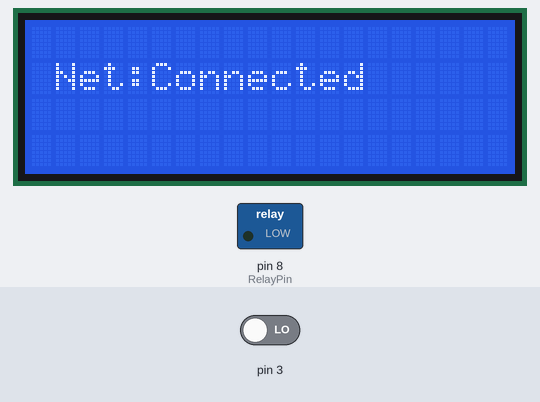
A sketch run on a simulated Arduino Uno, built with avr-gcc and run on an emulated ATmega328P. Shown: 20×4 character LCD, switched loads named in the sketch (green lamp = pin HIGH). The inputs (shaded band) are chosen by the test bench; at power-on: pin 3 LOW. WiFi joins after 1.5 s; servers stay silent unless stated; the local clock reads 2024-03-15 10:24:30 at power-on unless the sketch sets it; what the sketch prints to the serial monitor is not drawn.

Above: at 1.6 s.
At 3.7 s:
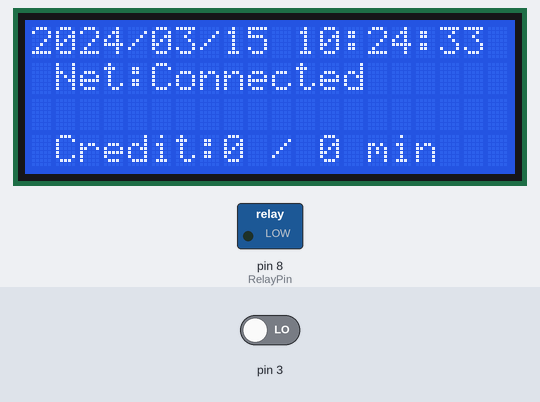
3.8 s: pin 3 driven HIGH
At 5.0 s:
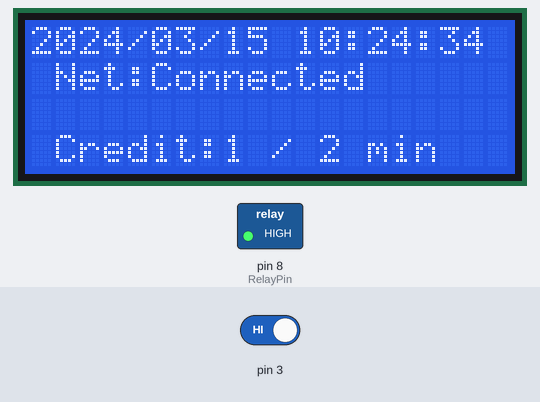
Timing chart, 0 to 6.8 s (numbered marks = the images above; inputs shaded):
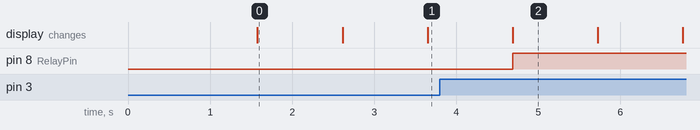

Measured:
- after the input at 3.8 s, pin 8 (RelayPin): LOW → HIGH after 0.89 s
- what the display in image 0 shows lasts 1.0 s, from 1.6 s to 2.6 s

The sketch:

Coin_Test52.ino
```cpp
#include <DS1307RTC.h>
#include <Time.h>
#include <Ethernet.h>

#include <Wire.h>
#include <LiquidCrystal_I2C.h>

#define CoinMinute 2

#define RelayPin 8
#define turnon HIGH
#define turnoff LOW
boolean PowerStatus = false ;
//=======================

// Local Network Settings
byte mac[] = {
  0xAA, 0xBB, 0xCC, 0xDD, 0xEE, 0xFF
};
IPAddress ip(192, 168, 2, 200);     //fix ip
IPAddress dnServer(168, 95, 1, 1);    //dns server ip
// the router's gateway address:
IPAddress gateway(192, 168, 2, 1);      //inet gateway ip
// the subnet:
IPAddress subnet(255, 255, 255, 0);

// ThingSpeak Settings
byte server[]  = { 184, 106, 153, 149 }; // IP Address for the ThingSpeak API
const int updateInterval = 2000;        // Time interval in milliseconds to update ThingSpeak
EthernetClient client ;


// Variable Setup
long lastConnectionTime = 0;
boolean lastConnected = false;
int resetCounter = 0;
boolean InternetOK = false ;
// Initialize Arduino Ethernet Client
// ThingSpeak Settings
String writeAPIKey = "F86O9SXIVV6N3VGW ";    // Write API Key for a ThingSpeak Channel


//=================

//  ===========  use time variable
int UseSecond = 0 ;
int UseMinute = 0 ;

LiquidCrystal_I2C lcd(0x27, 20, 4); // set the LCD address to 0x27 for a 16 chars and 2 line display


int coinnum = 0 ;
tmElements_t tm;
int TotalCoin = 0 ;
int CoinTime = 0 ;

void setup()
{
  Serial.begin(9600);
  lcd.init();                      // initialize the lcd

  // Print a message to the LCD.
  lcd.backlight();
  pinMode(RelayPin, OUTPUT);
  digitalWrite(RelayPin, turnoff) ;
  attachInterrupt(1, addcoin, RISING);
  //attachInterrupt(1, addcoin, CHANGE);
  // start the Ethernet connection:
  if (Ethernet.begin(mac) == 0) {
    Serial.println("Failed to configure Ethernet using DHCP");
    // no point in carrying on, so do nothing forevermore:
    // try to congifure using IP address instead of DHCP:
        Ethernet.begin(mac, ip, dnServer, gateway, subnet);
        InternetOK = false ;

  }
  else
  {
     InternetOK = true ;
     // give the Ethernet shield a second to initialize:

        Serial.println("connecting...");
  }
     ShowNetworkStatus(InternetOK) ;
  delay(1000);
}

void loop()
{
  // 將游標設到 　第一行, 　第二列
  // (注意: 　第二列第五行，因為是從 0 開始數起):
 // lcd.setCursor(5, 2);
  // 列印 Arduino 重開之後經過的秒數
 // lcd.print(millis() / 1000);
  getDateTime() ;
  LCDDateTime() ;
  LCDCoin(TotalCoin, CoinTime) ;
  CheckStatus() ;
  if (PowerStatus)
  {
    //        UseSecond = UseSecond + 15 ;
    UseSecond ++ ;
    CheckUseTIme() ;
  }
  delay(1000);
}

void addcoin()
{
  TotalCoin ++ ;
  CoinTime = CoinTime + CoinMinute ;
 // LCDShowStatus("New Coins") ;
 // delay(1000);
  if (InternetOK)
  {
        updateThingSpeak("field1=" + StrDate() + "&field2=" + StrTime() + "&field3=" + "1" + "&field4=" + CoinMinute);
        Serial.println("Update thingspeak is ok");
    //    LCDShowStatus("Update Data to IOT") ;
  }
}

String  print2digits(int number) {
  String ttt ;
  if (number >= 0 && number < 10)
  {
    ttt = String("0") + String(number);
  }
  else
  {
    ttt = String(number);
  }
  return ttt ;
}

String  print4digits(int number) {
  String ttt ;
  ttt = String(number);
  return ttt ;
}


String  StrDate() {
  String ttt ;
  ttt = print4digits(tmYearToCalendar(tm.Year)) + "/" + print2digits(tm.Month) + "/" + print2digits(tm.Day) ;
  return ttt ;
}

String  StrTime() {
  String ttt ;
  ttt = print2digits(tm.Hour) + ":" + print2digits(tm.Minute) + ":" + print2digits(tm.Second) ;
  return ttt ;
}

boolean  getDateTime()
{ if (RTC.read(tm))
    return true ;
  else
    return false ;
}

void LCDDateTime()
{
  lcd.setCursor(0, 0);
  lcd.print(StrDate());
  lcd.setCursor(11, 0);
  lcd.print(StrTime());

}

void LCDCoin(int c1, int c2)
{
  lcd.setCursor(1, 3);
  lcd.print("Credit:");
  lcd.print(c1);
  lcd.print(" / ") ;
  lcd.print(c2);
  lcd.print(" min");

  Serial.println(coinnum);

}

void CheckStatus()
{
  if (!PowerStatus  && ( CoinTime > 0 ) )
  {
    // UseSecond ++ ;
    PowerStatus = true ;
    digitalWrite(RelayPin, turnon);
    Serial.println("Now Turn On Power") ;
  }
  if (PowerStatus  && ( CoinTime <= 0 ) )
  {
    CoinTime = 0 ;
    UseSecond = 0 ;
    TotalCoin = 0 ;
    PowerStatus = false ;
    digitalWrite(RelayPin, turnoff);
    Serial.println("Now Turn off Power") ;
  }

}

void CheckUseTIme()
{
  if (UseSecond >= 60)
  {
    CoinTime --;
    UseSecond = 0 ;
  }
}

//===============
void updateThingSpeak(String tsData)
{
  if (client.connect(server, 80))
  {
    Serial.println("Connected to ThingSpeak...");
    Serial.print("Data is :(");
    Serial.print(tsData);
    Serial.print(")\n");

    Serial.println();

    client.print("POST /update HTTP/1.1\n");
    client.print("Host: api.thingspeak.com\n");
    client.print("Connection: close\n");
    client.print("X-THINGSPEAKAPIKEY: " + writeAPIKey + "\n");
    client.print("Content-Type: application/x-www-form-urlencoded\n");
    client.print("Content-Length: ");
    client.print(tsData.length());
    client.print("\n\n");

    client.print(tsData);

    lastConnectionTime = millis();

    resetCounter = 0;

  }
  else
  {
    Serial.println("Connection Failed.");
    Serial.println();

    resetCounter++;

    if (resetCounter >= 5 ) {
      resetEthernetShield();
    }

    lastConnectionTime = millis();
  }
}

void resetEthernetShield()
{
  Serial.println("Resetting Ethernet Shield.");
  Serial.println();

  client.stop();
  delay(1000);

  Ethernet.begin(mac, ip, gateway, subnet);
  delay(1000);
}


//===============

void ShowNetworkStatus(boolean st)
{
  lcd.setCursor(1, 1);
  lcd.print("Net:");
  if (st)
  {
    lcd.print("Connected");
  }
  else
  {
    lcd.print("Disconnected");
  }

}


void LCDShowStatus(String msg)
{
  lcd.setCursor(1,2);
  lcd.print("               ");
  lcd.setCursor(1,2);
  lcd.print(msg);

}
```
